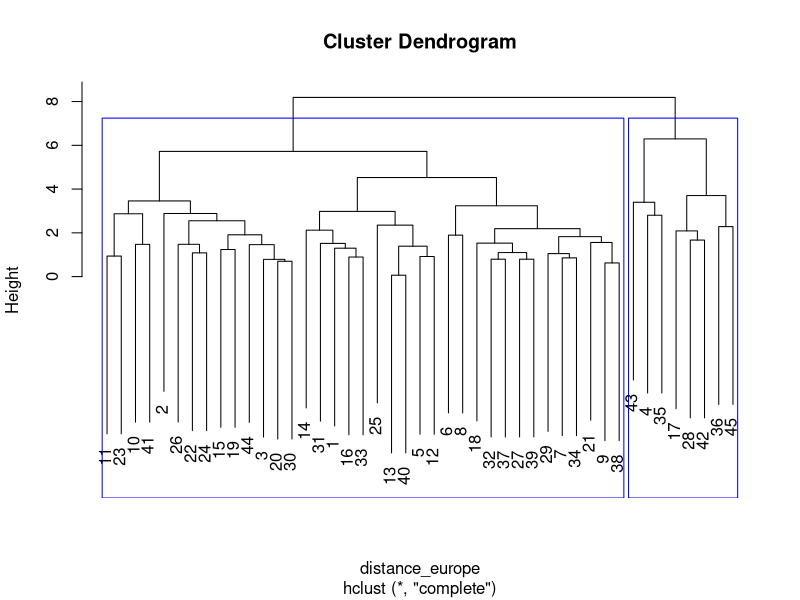
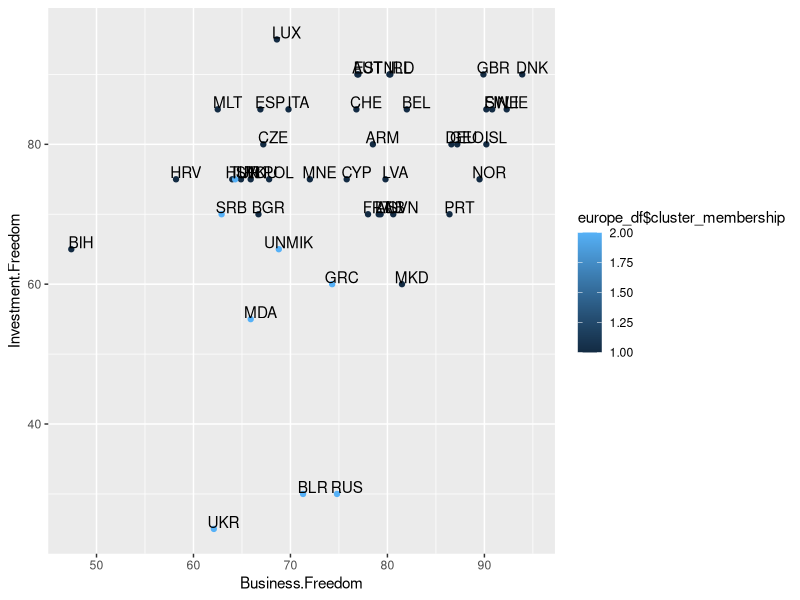

Write R code to recreate these figures, in order.
#loading required libraries 

library(dplyr)
library(ggplot2)

rm(list = ls())


#1)Loading our data and filtering based on region and selecting our required columns 

countries_df<-read.csv("Countries.csv")

europe_df<-countries_df %>%
  filter(Region == "Europe") %>%
  select(Country.Name,Abbr,Business.Freedom,Labor.Freedom,Monetary.Freedom,Trade.Freedom,Investment.Freedom,Financial.Freedom)


head(europe_df)

#2) Standardize indicators with Z scores 

standarized_europe_df <-data.frame(scale(europe_df[,3:ncol(europe_df)],center = TRUE,scale = TRUE))

head(standarized_europe_df)

#3)distances between countries using "euclidian distance"


distance_europe<- dist(standarized_europe_df, method = "euclidian")

#4)running hierarchical cluster analysis with "complete distance" + Constructing  a dendrogram + drawing rectangles around the clusters 


clustered_europe<- hclust(distance_europe, method = "complete")
clustered_europe

plot(clustered_europe,hang=1)
rect.hclust(clustered_europe,2, border = "blue")


#5)Adding New membership variable to our original europe dataframe 


europe_df$cluster_membership <- cutree(clustered_europe, 2)
head(europe_df)


#6) Perfomring Kmeans clustering + adding new membership variable  

kmeans_europe_cluster <-  kmeans(distance_europe,2)
kmeans_europe_cluster

europe_df$kmeans_cluster_membership <- kmeans_europe_cluster$cluster
head(europe_df)



#7) Compare the two clusterings by creating three different tables 

table(europe_df$cluster_membership)
table(europe_df$kmeans_cluster_membership)
table(hierarchical=europe_df$cluster_membership,Kmeans=europe_df$kmeans_cluster_membership)

#From the tables above, we can see that the hierarchical method are doing better in my opinoin, because 
#it divided our groups in more details and found more distinct features 

#8)Scatter plot of  between Business.Freedom and Investment.Freedom.  
ggplot(europe_df, aes(x= Business.Freedom,y=Investment.Freedom))+
  geom_point(aes(col=europe_df$cluster_membership))+
  geom_text(label=europe_df$Abbr, nudge_x = 1, nudge_y = 1)

#9) Discuss the position of Armenia on the map


armenia_coordination <-data.frame(x_Business.Freedom= europe_df[europe_df$Abbr == "ARM","Business.Freedom"],
                         y_Investment.Freedom=europe_df[europe_df$Abbr == "ARM","Investment.Freedom"])
armenia_coordination


Business.Freedom_mean <-summary(europe_df$Business.Freedom)["Mean"]
Investment.Freedom_mean <-summary(europe_df$Investment.Freedom)["Mean"]

table_comparision<-data.frame(rbind(Business.Freedom_mean,Investment.Freedom_mean,
      Armenia_Business.Freedom = armenia_coordination[,1],
      Armenia_Investment.Freedom =armenia_coordination[,2] ))
colnames(table_comparision) <- "percentage_statistics"

table_comparision
#from the table above, we can actually conclude that Armenia is in good place in terms of both Business freedom
# and investment freedom, as it is above average in both cases and this is good indications.